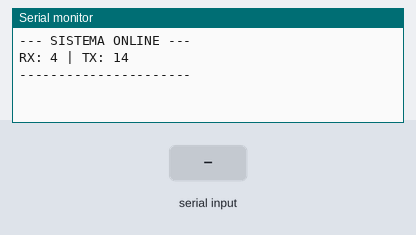
Bench run of a sketch on a simulated ESP32. Shown: the last lines printed to the serial monitor. Inputs (shaded band) come from the test bench.

Above: at 1.2 s.
1.3 s: "NEC \n" received over Serial
At 2.5 s:
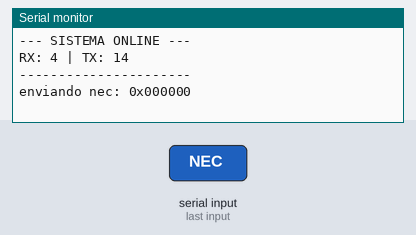
2.8 s: "SEND \n" received over Serial
At 3.6 s:
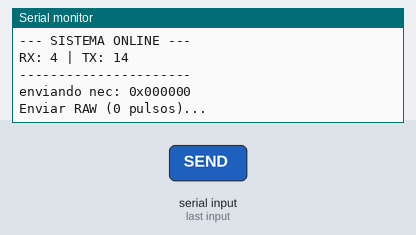

Measured:
- after the input at 1.3 s, the serial monitor: prints a new line at once (image 1)
- after the input at 2.8 s, the serial monitor: prints a new line at once (image 2)

The sketch:

infraDroid_rxtx.ino
```cpp
#include <Arduino.h>
#include "iD_config.h"

//biblioteca do IR
#include <IRremote.hpp>


#define DECODE_NEC
#define DECODE_SAMSUNG
#define DECODE_DISTANCE_WIDTH


String inputString = "";
bool stringComplete = false;

void setup() {
    Serial.begin(115200);

    IrReceiver.begin(IR_RX_PIN, ENABLE_LED_FEEDBACK);
    IrSender.begin(IR_TX_PIN);

    Serial.println("--- SISTEMA ONLINE ---");
    Serial.printf("RX: %d | TX: %d\n", IR_RX_PIN, IR_TX_PIN);
    Serial.println("----------------------");
}

void loop() {
    // --- RECEPÇÃO (RX) ---
    if (IrReceiver.decode()) {

        // filtra pra pegar apenas NEC (definido no config) e ignora repeticoes
        if (!(IrReceiver.decodedIRData.flags & IRDATA_FLAGS_IS_REPEAT) &&
            IrReceiver.decodedIRData.protocol == IR_PROTOCOL) {

            Serial.print("CAPTURA NEC: 0x");
            Serial.println(IrReceiver.decodedIRData.decodedRawData, HEX);


            IrReceiver.printIRResultRawFormatted(&Serial, true);

            Serial.println();
            Serial.println("----------------");
        }
        IrReceiver.resume();
    }

    // --- TRANSMISSÃO (TX) ---
    while (Serial.available()) {
        char inChar = (char)Serial.read();
        if (inChar == '\n') {
            stringComplete = true;
        } else {
            inputString += inChar;
        }
    }

    if (stringComplete) {
        processarEnvio();
        inputString = "";
        stringComplete = false;
    }
}

void processarEnvio() {

    //METRALHAR o sinal...
    // if (inputString.startsWith("NEC ")) {
    //     String hexCodeStr = inputString.substring(4);
    //     uint32_t hexCode = strtoul(hexCodeStr.c_str(), NULL, 16);

    //     Serial.printf("METRALHANDO NEC: 0x%08X\n", hexCode);


    //     for (int i = 0; i < 5; i++) {
    //         IrSender.sendNEC(hexCode, 32);
    //         delay(40);
    //     }

    //     Serial.println("Rajada enviada!");
    //     IrReceiver.enableIRIn();
    //     return;
    // }


    //envio do HEX !!!!!! (testanto ainda)
    if (inputString.startsWith("NEC ")) {
        String hexCodeStr = inputString.substring(4);
        uint32_t hexCode = strtoul(hexCodeStr.c_str(), NULL, 16);

        Serial.printf("enviando nec: 0x%06X\n", hexCode);

        IrSender.sendNEC(hexCode, 32);

        IrReceiver.enableIRIn();
        return;
    }

    //CONSIDERAR ESSE:
    //envio RAW
    if (inputString.startsWith("SEND ")) {
        String dados = inputString.substring(5);
        uint16_t rawData[400];
        int count = 0;
        int startIndex = 0;
        int spaceIndex = dados.indexOf(' ');

        int freqkHz = dados.substring(0, spaceIndex).toInt();
        startIndex = spaceIndex + 1;

        while (startIndex < dados.length() && count < 400) {
            spaceIndex = dados.indexOf(' ', startIndex);
            String valStr;
            if (spaceIndex == -1) {
                valStr = dados.substring(startIndex);
                startIndex = dados.length();
            } else {
                valStr = dados.substring(startIndex, spaceIndex);
                startIndex = spaceIndex + 1;
            }
            valStr.replace("+", "");
            valStr.replace("-", "");
            rawData[count] = valStr.toInt();
            count++;
        }
        Serial.printf("Enviar RAW (%d pulsos)...\n", count);
        IrSender.sendRaw(rawData, count, freqkHz);
        IrReceiver.enableIRIn();
    }
}
```

iD_config.h
```cpp
#ifndef ID_CONFIG_H
#define ID_CONFIG_H

//pinos
#define IR_TX_PIN 14 //emissor
#define IR_RX_PIN 4 //receptor


//procolos
#define IR_PROTOCOL NEC


//frequencia
#define IR_FREQ 38000


#endif
```
